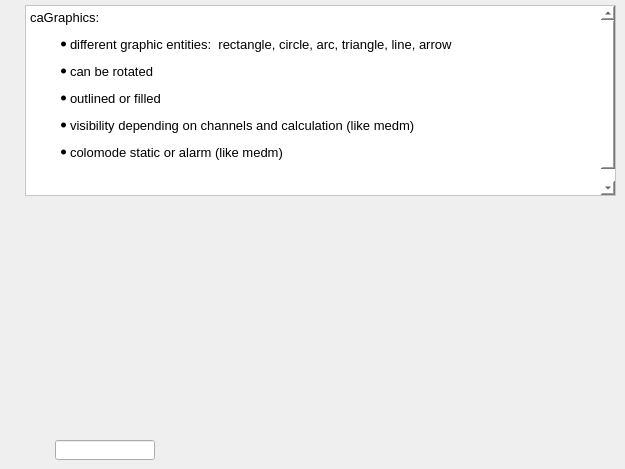
      <widget class="QWidget" name="tab_2">
       <attribute name="title">
        <string>caGraphics</string>
       </attribute>
       <widget class="caGraphics" name="cagraphics">
        <property name="geometry">
         <rect>
          <x>35</x>
          <y>270</y>
          <width>100</width>
          <height>100</height>
         </rect>
        </property>
        <property name="foreground">
         <color>
          <red>255</red>
          <green>0</green>
          <blue>0</blue>
         </color>
        </property>
        <property name="fillstyle" stdset="0">
         <enum>caGraphics::Filled</enum>
        </property>
        <property name="lineSize">
         <number>6</number>
        </property>
       </widget>
       <widget class="QTextEdit" name="textEdit_2">
        <property name="geometry">
         <rect>
          <x>25</x>
          <y>5</y>
          <width>591</width>
          <height>191</height>
         </rect>
        </property>
        <property name="styleSheet">
         <string notr="true">
QWidget {background: white;} </string>
        </property>
        <property name="html">
         <string>&lt;!DOCTYPE HTML PUBLIC &quot;-//W3C//DTD HTML 4.0//EN&quot; &quot;http://www.w3.org/TR/REC-html40/strict.dtd&quot;&gt;
&lt;html&gt;&lt;head&gt;&lt;meta name=&quot;qrichtext&quot; content=&quot;1&quot; /&gt;&lt;style type=&quot;text/css&quot;&gt;
p, li { white-space: pre-wrap; }
&lt;/style&gt;&lt;/head&gt;&lt;body style=&quot; font-family:'Sans Serif'; font-size:9pt; font-weight:400; font-style:normal;&quot;&gt;
&lt;p style=&quot; margin-top:0px; margin-bottom:0px; margin-left:0px; margin-right:0px; -qt-block-indent:0; text-indent:0px;&quot;&gt;&lt;span style=&quot; font-size:10pt;&quot;&gt;caGraphics: &lt;/span&gt;&lt;/p&gt;
&lt;ul style=&quot;margin-top: 0px; margin-bottom: 0px; margin-left: 0px; margin-right: 0px; -qt-list-indent: 1;&quot;&gt;&lt;li style=&quot; font-size:10pt;&quot; style=&quot; margin-top:12px; margin-bottom:0px; margin-left:0px; margin-right:0px; -qt-block-indent:0; text-indent:0px;&quot;&gt;different graphic entities:  rectangle, circle, arc, triangle, line, arrow&lt;/li&gt;
&lt;li style=&quot; font-size:10pt;&quot; style=&quot; margin-top:12px; margin-bottom:0px; margin-left:0px; margin-right:0px; -qt-block-indent:0; text-indent:0px;&quot;&gt;can be rotated&lt;/li&gt;
&lt;li style=&quot; font-size:10pt;&quot; style=&quot; margin-top:12px; margin-bottom:0px; margin-left:0px; margin-right:0px; -qt-block-indent:0; text-indent:0px;&quot;&gt;outlined or filled&lt;/li&gt;
&lt;li style=&quot; font-size:10pt;&quot; style=&quot; margin-top:12px; margin-bottom:0px; margin-left:0px; margin-right:0px; -qt-block-indent:0; text-indent:0px;&quot;&gt;visibility depending on channels and calculation (like medm)&lt;/li&gt;
&lt;li style=&quot; font-size:10pt;&quot; style=&quot; margin-top:12px; margin-bottom:0px; margin-left:0px; margin-right:0px; -qt-block-indent:0; text-indent:0px;&quot;&gt;colomode static or alarm (like medm)&lt;/li&gt;&lt;/ul&gt;
&lt;p style=&quot;-qt-paragraph-type:empty; margin-top:0px; margin-bottom:0px; margin-left:0px; margin-right:0px; -qt-block-indent:0; text-indent:0px; font-size:10pt;&quot;&gt;&lt;br /&gt;&lt;/p&gt;
&lt;p style=&quot; margin-top:0px; margin-bottom:0px; margin-left:0px; margin-right:0px; -qt-block-indent:0; text-indent:0px;&quot;&gt;&lt;span style=&quot; font-size:10pt;&quot;&gt;  &lt;/span&gt;&lt;/p&gt;
&lt;p style=&quot;-qt-paragraph-type:empty; margin-top:0px; margin-bottom:0px; margin-left:0px; margin-right:0px; -qt-block-indent:0; text-indent:0px; font-size:10pt;&quot;&gt;&lt;br /&gt;&lt;/p&gt;&lt;/body&gt;&lt;/html&gt;</string>
        </property>
       </widget>
       <widget class="caGraphics" name="cagraphics_2">
        <property name="geometry">
         <rect>
          <x>170</x>
          <y>240</y>
          <width>100</width>
          <height>100</height>
         </rect>
        </property>
        <property name="foreground">
         <color>
          <red>255</red>
          <green>0</green>
          <blue>0</blue>
         </color>
        </property>
        <property name="fillstyle" stdset="0">
         <enum>caGraphics::Filled</enum>
        </property>
        <property name="lineSize">
         <number>6</number>
        </property>
        <property name="tiltAngle">
         <number>45</number>
        </property>
       </widget>
       <widget class="caGraphics" name="cagraphics_3">
        <property name="geometry">
         <rect>
          <x>165</x>
          <y>360</y>
          <width>100</width>
          <height>100</height>
         </rect>
        </property>
        <property name="foreground">
         <color>
          <red>255</red>
          <green>0</green>
          <blue>0</blue>
         </color>
        </property>
        <property name="fillstyle" stdset="0">
         <enum>caGraphics::Filled</enum>
        </property>
        <property name="lineSize">
         <number>6</number>
        </property>
        <property name="colorMode">
         <enum>caGraphics::Alarm</enum>
        </property>
        <property name="visibility">
         <enum>caGraphics::Calc</enum>
        </property>
        <property name="visibilityCalc">
         <string notr="true">A&gt;1</string>
        </property>
        <property name="channel" stdset="0">
         <string notr="true">QTDM:COUNT:1</string>
        </property>
       </widget>
       <widget class="caGraphics" name="cagraphics_4">
        <property name="geometry">
         <rect>
          <x>395</x>
          <y>260</y>
          <width>100</width>
          <height>51</height>
         </rect>
        </property>
        <property name="foreground">
         <color>
          <red>255</red>
          <green>0</green>
          <blue>0</blue>
         </color>
        </property>
        <property name="fillstyle" stdset="0">
         <enum>caGraphics::Filled</enum>
        </property>
        <property name="lineSize">
         <number>6</number>
        </property>
        <property name="form">
         <enum>caGraphics::Circle</enum>
        </property>
        <property name="tiltAngle">
         <number>45</number>
        </property>
       </widget>
       <widget class="caGraphics" name="cagraphics_5">
        <property name="geometry">
         <rect>
          <x>500</x>
          <y>235</y>
          <width>101</width>
          <height>86</height>
         </rect>
        </property>
        <property name="foreground">
         <color>
          <red>255</red>
          <green>0</green>
          <blue>0</blue>
         </color>
        </property>
        <property name="fillstyle" stdset="0">
         <enum>caGraphics::Filled</enum>
        </property>
        <property name="lineSize">
         <number>1</number>
        </property>
        <property name="form">
         <enum>caGraphics::Arc</enum>
        </property>
        <property name="tiltAngle">
         <number>45</number>
        </property>
       </widget>
       <widget class="caGraphics" name="cagraphics_6">
        <property name="geometry">
         <rect>
          <x>445</x>
          <y>375</y>
          <width>100</width>
          <height>51</height>
         </rect>
        </property>
        <property name="foreground">
         <color>
          <red>255</red>
          <green>0</green>
          <blue>0</blue>
         </color>
        </property>
        <property name="fillstyle" stdset="0">
         <enum>caGraphics::Filled</enum>
        </property>
        <property name="lineSize">
         <number>6</number>
        </property>
        <property name="form">
         <enum>caGraphics::Arrow</enum>
        </property>
        <property name="arrowSize">
         <number>18</number>
        </property>
        <property name="tiltAngle">
         <number>45</number>
        </property>
       </widget>
       <widget class="caGraphics" name="cagraphics_7">
        <property name="geometry">
         <rect>
          <x>335</x>
          <y>380</y>
          <width>100</width>
          <height>51</height>
         </rect>
        </property>
        <property name="foreground">
         <color>
          <red>255</red>
          <green>0</green>
          <blue>0</blue>
         </color>
        </property>
        <property name="fillstyle" stdset="0">
         <enum>caGraphics::Filled</enum>
        </property>
        <property name="lineSize">
         <number>2</number>
        </property>
        <property name="form">
         <enum>caGraphics::Arrow</enum>
        </property>
        <property name="arrowSize">
         <number>18</number>
        </property>
        <property name="tiltAngle">
         <number>45</number>
        </property>
       </widget>
       <widget class="caGraphics" name="cagraphics_8">
        <property name="geometry">
         <rect>
          <x>285</x>
          <y>255</y>
          <width>100</width>
          <height>51</height>
         </rect>
        </property>
        <property name="foreground">
         <color>
          <red>255</red>
          <green>0</green>
          <blue>0</blue>
         </color>
        </property>
        <property name="fillstyle" stdset="0">
         <enum>caGraphics::Filled</enum>
        </property>
        <property name="lineSize">
         <number>6</number>
        </property>
        <property name="form">
         <enum>caGraphics::Line</enum>
        </property>
        <property name="arrowSize">
         <number>18</number>
        </property>
        <property name="tiltAngle">
         <number>90</number>
        </property>
       </widget>
       <widget class="caGraphics" name="cagraphics_9">
        <property name="geometry">
         <rect>
          <x>500</x>
          <y>300</y>
          <width>100</width>
          <height>51</height>
         </rect>
        </property>
        <property name="foreground">
         <color>
          <red>255</red>
          <green>0</green>
          <blue>0</blue>
         </color>
        </property>
        <property name="fillstyle" stdset="0">
         <enum>caGraphics::Filled</enum>
        </property>
        <property name="lineSize">
         <number>3</number>
        </property>
        <property name="form">
         <enum>caGraphics::Line</enum>
        </property>
        <property name="arrowSize">
         <number>18</number>
        </property>
        <property name="tiltAngle">
         <number>0</number>
        </property>
       </widget>
       <widget class="caLineEdit" name="calineedit">
        <property name="geometry">
         <rect>
          <x>55</x>
          <y>440</y>
          <width>100</width>
          <height>20</height>
         </rect>
        </property>
        <property name="channel" stdset="0">
         <string notr="true">QTDM:COUNT:1</string>
        </property>
        <property name="background">
         <color>
          <red>255</red>
          <green>255</green>
          <blue>255</blue>
         </color>
        </property>
        <property name="colorMode">
         <enum>caLineEdit::Static</enum>
        </property>
        <property name="precisionMode">
         <enum>caLineEdit::User</enum>
        </property>
        <property name="unitsEnabled">
         <bool>true</bool>
        </property>
       </widget>
      </widget>
